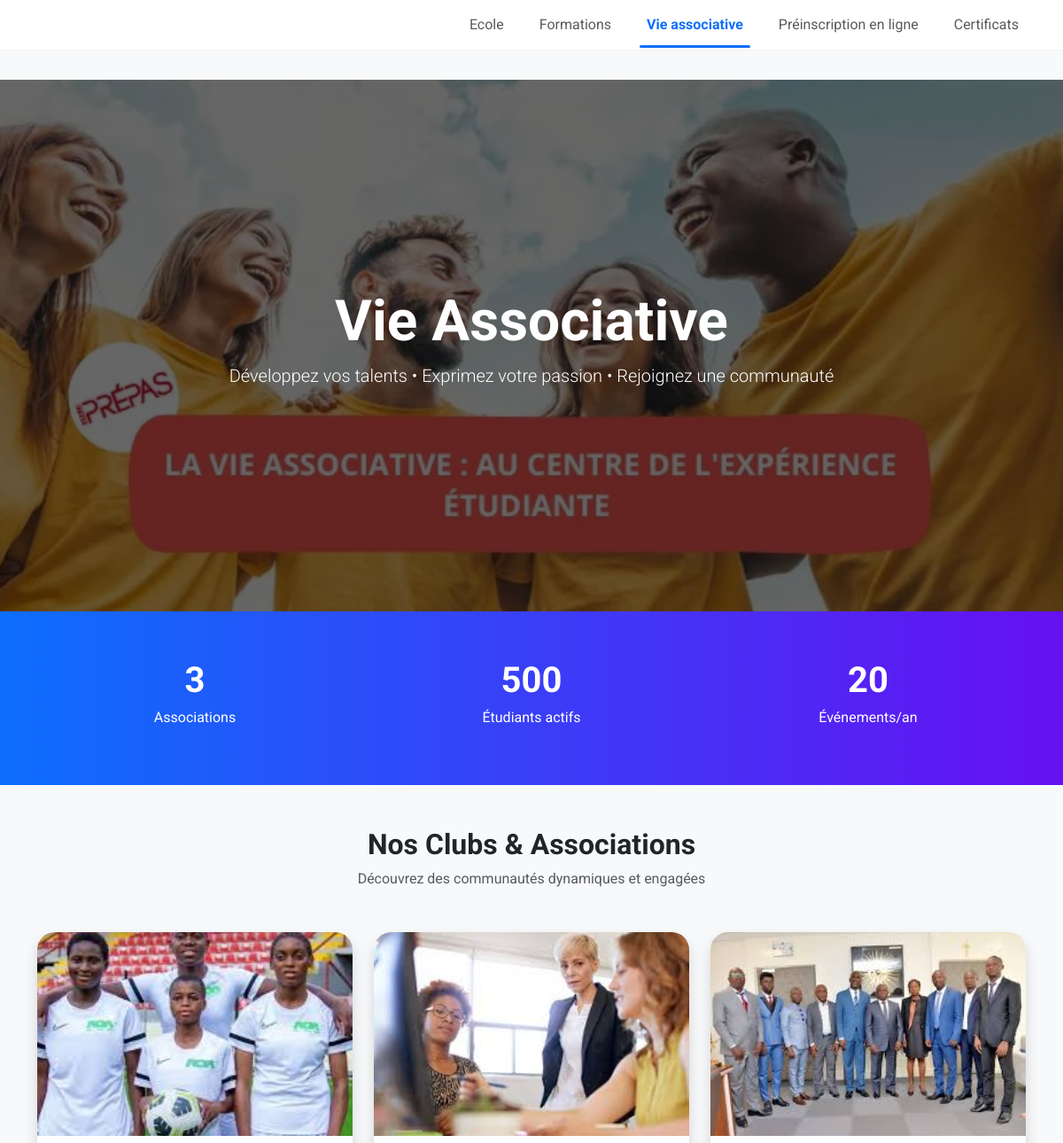
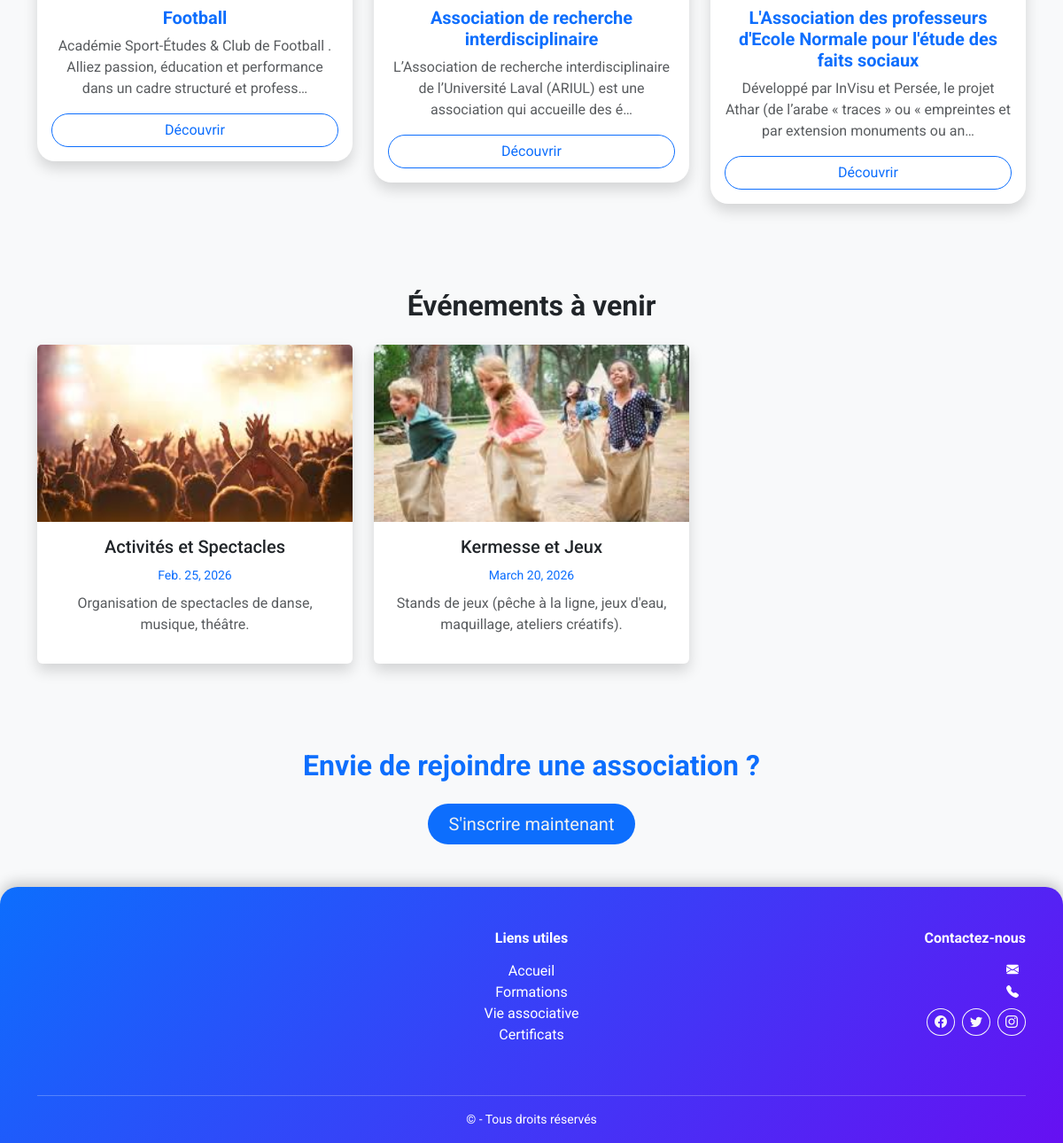
The app's page /vie-associative/ with its own data (2 pictures, top to bottom).
### myapp/models.py (models this page shows, shortened)
class Association(models.Model):
    nom = models.CharField(max_length=200)
    description = models.TextField()
    details = models.TextField(blank=True, null=True)
    responsable = models.CharField(max_length=150)
    contact = models.CharField(max_length=150)
    image = models.ImageField(upload_to="associations/", blank=True, null=True)

class Evenement(models.Model):
    titre = models.CharField(max_length=200)
    description = models.TextField(blank=True, null=True)
    date_event = models.DateField()
    image = models.ImageField(upload_to="evenements/", blank=True, null=True)
    association = models.ForeignKey(
        Association,
        on_delete=models.CASCADE,
        related_name="evenements"
    )

### myapp/views.py (the view)
# urls.py: path("vie-associative/", views.vie_associative, name="vie_associative"),
def vie_associative(request):
    associations = Association.objects.all()
    evenements = Evenement.objects.order_by('date_event')[:6]
    context = {
        'associations': associations,
        'evenements': evenements,
    }
    return render(request, 'vie_associative.html', context)

### myapp/templates/vie_associative.html (shortened to what this page needs)
{% extends 'base.html' %}
{% load static %}
{% block content %}
<link href="https://unpkg.com/aos@2.3.4/dist/aos.css" rel="stylesheet">
<section class="hero">
  <div>
    <h1 class="display-3 fw-bold" data-aos="fade-up">
      Vie Associative
    </h1>
    <p class="lead" data-aos="fade-up" data-aos-delay="200">
      Développez vos talents • Exprimez votre passion • Rejoignez une communauté
    </p>
  </div>
</section>
<section class="stats text-center py-5">
  <div class="container">
    <div class="row">
      <div class="col-md-4">
        <div class="stat-number" id="countAssociations">
          {{ associations|length }}
        </div>
        <p>Associations</p>
      </div>
      <div class="col-md-4">
        <div class="stat-number" id="countStudents">
          500
        </div>
        <p>Étudiants actifs</p>
      </div>
      <div class="col-md-4">
        <div class="stat-number" id="countEvents">
          20
        </div>
        <p>Événements/an</p>
      </div>
    </div>
  </div>
</section>
<section class="container py-5">
  <div class="text-center mb-5">
    <h2 class="fw-bold">Nos Clubs & Associations</h2>
    <p class="text-muted">Découvrez des communautés dynamiques et engagées</p>
  </div>
  <div class="row g-4">
    {% for association in associations %}
    <div class="col-md-4" data-aos="zoom-in">
      <div class="card association-card shadow">
        {% if association.image %}
        <img src="{{ association.image.url }}" class="w-100">
        {% else %}
        <img src="{% static 'images/club.jpg' %}" class="w-100">
        {% endif %}
        <div class="card-body text-center d-flex flex-column">
          <h5 class="fw-bold text-primary">
            {{ association.nom }}
          </h5>
          <p class="text-muted">
            {{ association.description|truncatechars:120 }}
          </p>
          <button class="btn btn-outline-primary rounded-pill mt-auto" data-bs-toggle="modal"
            data-bs-target="#modal{{ forloop.counter }}">
            Découvrir
          </button>
        </div>
      </div>
    </div>
    {% endfor %}
  </div>
</section>
<section class="bg-light py-5">
  <div class="container text-center">
    <h2 class="fw-bold mb-4">Événements à venir</h2>
    <div class="row g-4">
      {% for event in evenements %}
      <div class="col-md-4">
        <div class="card shadow border-0">
          {% if event.image %}
          <img src="{{ event.image.url }}" class="card-img-top" style="height:200px;object-fit:cover;">
          {% endif %}
          <div class="card-body">
            <h5>{{ event.titre }}</h5>
            <small class="text-primary">
              {{ event.date_event }}
            </small>
            <p class="mt-2 text-muted">
              {{ event.description|truncatechars:80 }}
            </p>
          </div>
        </div>
      </div>
      {% empty %}
      <p>Aucun événement disponible</p>
      {% endfor %}
    </div>
  </div>
</section>
<section class="cta-section text-center py-5" style="background: transparent;">
  <h2 class="fw-bold" style="color: #0d6efd;">
    Envie de rejoindre une association ?
  </h2>
  <a href="{% url 'preinscription' %}"
     class="btn btn-lg rounded-pill mt-3 px-4"
     style="background-color: #0d6efd; color: #f0f0f0; border: none;">
    S'inscrire maintenant
  </a>
</section>
{% endblock %}

### myapp/templates/base.html (style rules this page uses)
body { background-color: #f8f9fa; font-family: 'Roboto', sans-serif; scroll-behavior: smooth; padding-top: 90px; }

### records on screen
Association: image (picture), nom "Football", description "Académie Sport-Études & Club de Football . Alliez passion, éducation et performance dans un cadre structuré et profess…"
Association: image (picture), nom "Association de recherche interdisciplinaire", description "L’Association de recherche interdisciplinaire de l’Université Laval (ARIUL) est une association qui accueille des é…"
Association: image (picture), nom "L'Association des professeurs d'Ecole Normale pour l'étude des faits sociaux", description "Développé par InVisu et Persée, le projet Athar (de l’arabe « traces » ou « empreintes et par extension monuments ou an…"
Evenement: image (picture), titre "Activités et Spectacles", date_event "Feb. 25, 2026", description "Organisation de spectacles de danse, musique, théâtre."
Evenement: image (picture), titre "Kermesse et Jeux", date_event "March 20, 2026", description "Stands de jeux (pêche à la ligne, jeux d'eau, maquillage, ateliers créatifs)."

### other values on screen
{{ associations|length }} "3"
